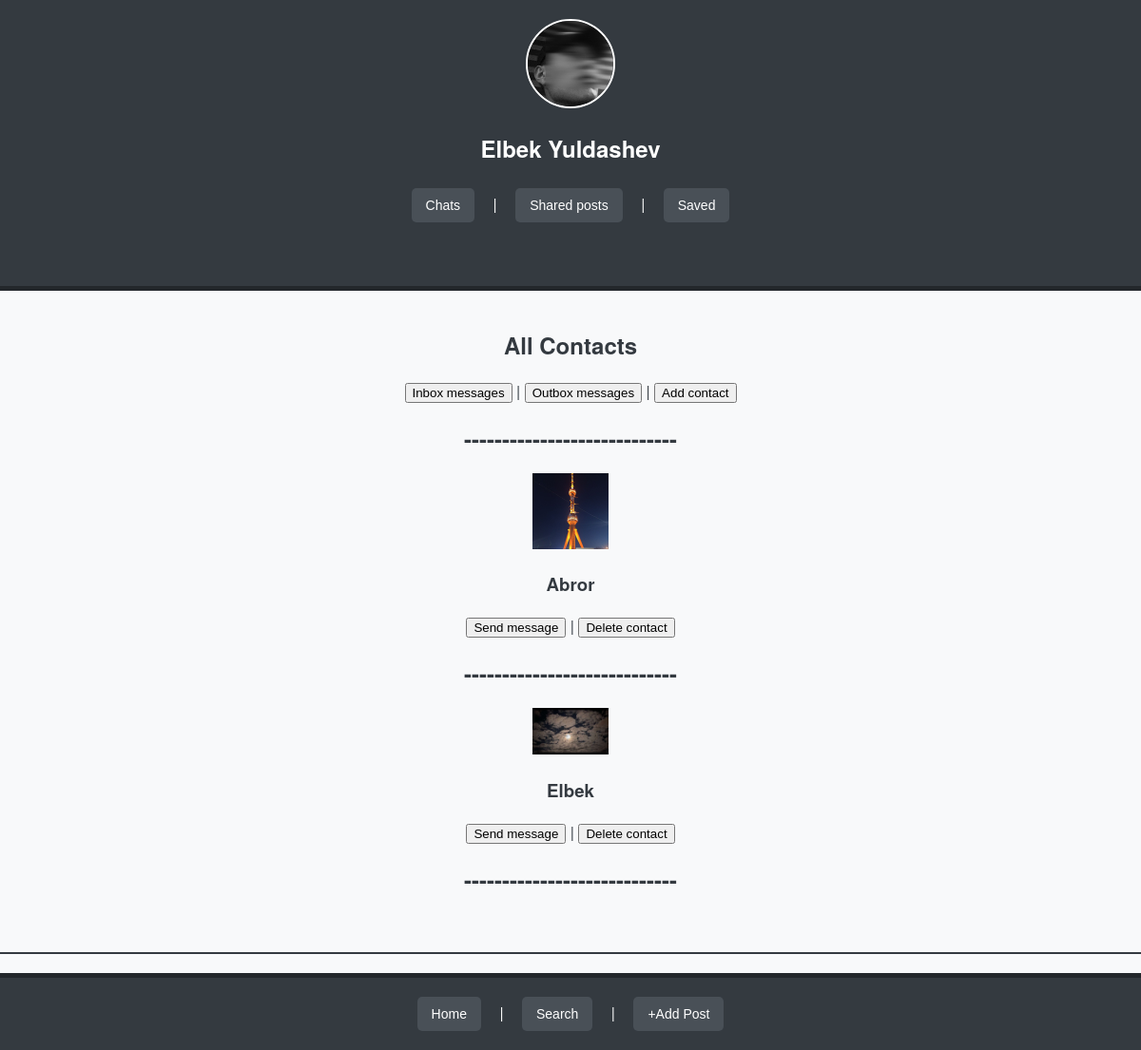
The page /chats/contacts-list/ (signed in) on the database as committed earlier.
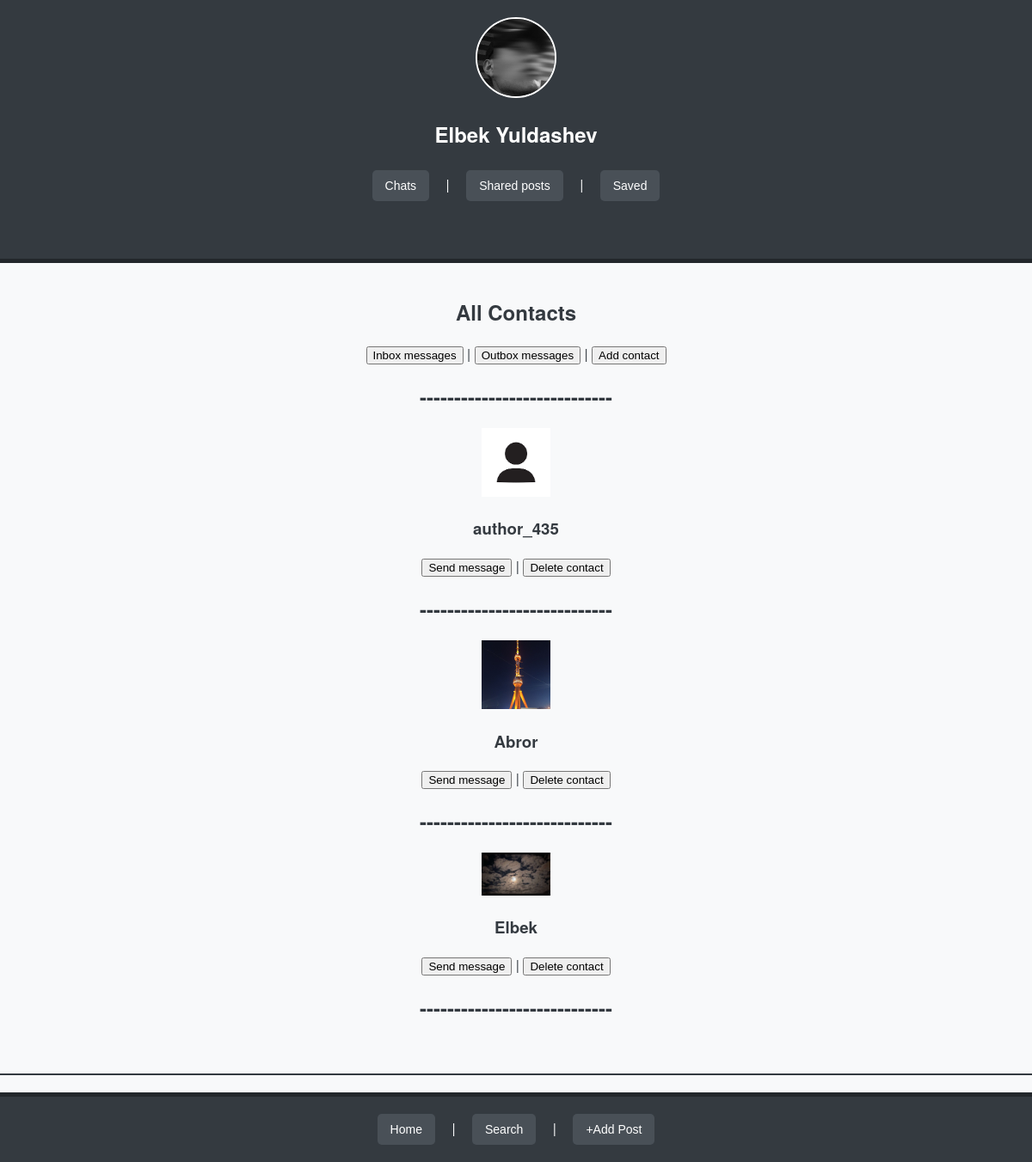
The same page on the database as committed later.
### conversation/models.py (models this page shows, shortened)
class Contacts(models.Model):
    name = models.CharField(max_length=100)
    contact_user = models.ForeignKey(Users, on_delete=models.DO_NOTHING, related_name='contact_user_contacts')
    main_user = models.ForeignKey(Users, on_delete=models.DO_NOTHING, related_name='main_user_contacts')
    created_at = models.DateTimeField(default=timezone.now)
    class Meta:
        db_table = 'contacts'

### users/models.py (models this page shows, shortened)
class Users(AbstractUser):
    image = models.ImageField(upload_to='profile_images/', blank=True, null=True, default='default_user/user_img.png')
    bio = models.TextField(blank=True, null=True)
    class Meta:
        db_table = "Users"

### conversation/views.py (the view)
# urls.py: path('contacts-list/', ContactsListView.as_view(), name='contacts-list'),
class ContactsListView(View):
    def get(self, request):
        contacts = Contacts.objects.filter(main_user=request.user).order_by('name')
        context = {
            'contacts': contacts
        }
        return render(request, 'contacts_list.html', context=context)

### conversation/templates/contacts_list.html (shortened to what this page needs)
{% extends 'base.html' %}
{% block content %}
    <h2>All Contacts</h2>
    <a href="{% url 'conversation:inbox' %}"><button>Inbox messages</button></a> |
    <a href="{% url 'conversation:outbox' %}"><button>Outbox messages</button></a> |
    <a href="{% url 'conversation:add-contact' %}"><button>Add contact</button></a>
    <h2>----------------------------</h2>
    {% for contact in contacts %}
        <a href="{% url 'users:profile' contact.contact_user.pk %}"><img src="{{ contact.contact_user.image.url }}" width="80px"></a>
        {% if contact.name %}
            <h3>{{ contact.name }}</h3>
        {% else %}
            <h3>{{ contact.contact_user.username }}</h3>
        {% endif %}
        <a href="{% url 'conversation:send-message' contact.pk %}"><button>Send message</button></a> | <a href="{% url 'conversation:delete-contact' contact.pk %}"><button>Delete contact</button></a>
        <h2>----------------------------</h2>
    {% endfor %}
{% endblock content %}

Rows that differ between the two databases and show on the page:
added Contacts: contact_user.image (picture), contact_user.username "author_435"
